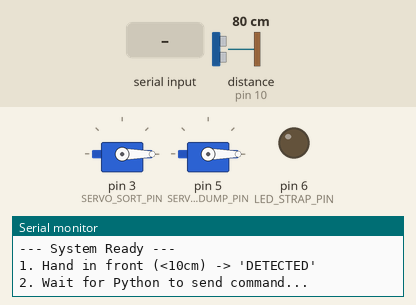
Recording of a sketch running on a simulated Arduino Uno, built with avr-gcc and run on an emulated ATmega328P. Parts: 2 × servo, output pins drawn as LEDs (lit = HIGH), the last lines printed to the serial monitor. Wiring (inferred from the names in the program): ultrasonic range finder: trigger pin 9; echo pin 10. The test bench sets the inputs (shaded band); at power-on: distance to the obstacle (sensor on pin 10) 80 cm. The echo pulse lasts 58.3 µs per cm; pins used as bus, display or sensor lines are not drawn.

Above: at 1.7 s.
1.8 s: "PLASTIC\n" received over Serial
At 2.4 s:
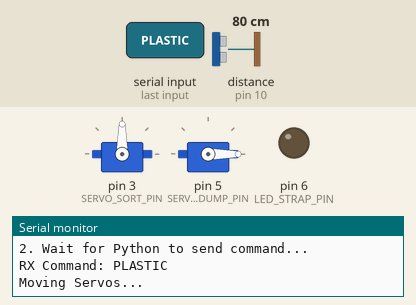
4.8 s: distance to the obstacle (sensor on pin 10) set to 12 cm
6.3 s: distance to the obstacle (sensor on pin 10) set to 9 cm
At 7.5 s:
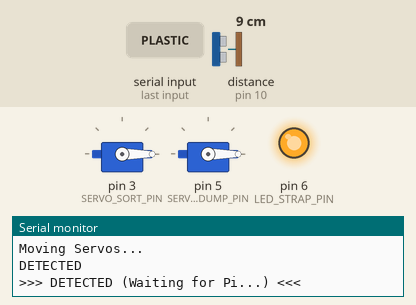
7.8 s: "PAPER\n" received over Serial
At 9.5 s:
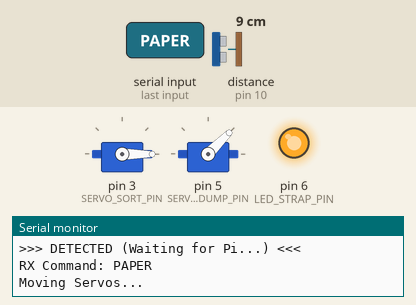
10.8 s: "GLASS\n" received over Serial
At 12.3 s:
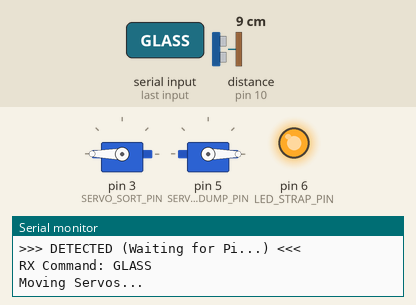
13.8 s: "PLASTIC\n" received over Serial
At 16.9 s:
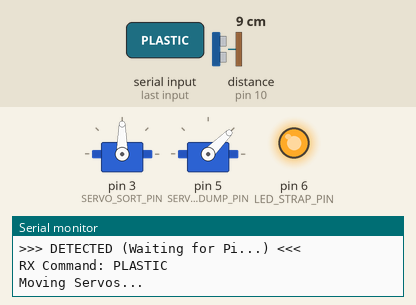
Timing chart, 0 to 17.8 s (numbered marks = the images above; inputs shaded):
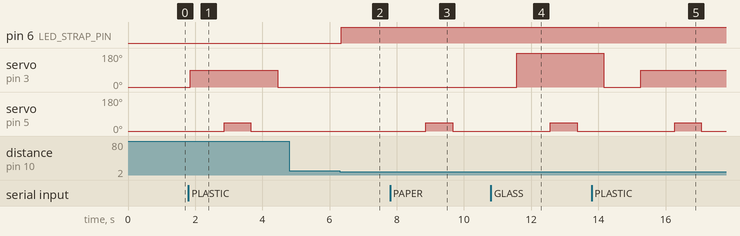

Measured:
- the behaviour switches between 11 and 10 cm on distance to the obstacle (sensor on pin 10) (found by bisection; images 1 and 2)
- after the input at 1.8 s, servo on pin 3 (SERVO_SORT_PIN): 0° → 90° after 0.06 s, → 0° 2.6 s later; servo on pin 5 (SERVO_DUMP_PIN): 0° → 45° after 1.1 s, → 0° 0.80 s later
- after the input at 4.8 s, every drawn part: stays the same
- after the input at 6.3 s, pin 6 (LED_STRAP_PIN): LOW → HIGH at once
- after the input at 7.8 s, servo on pin 5 (SERVO_DUMP_PIN): 0° → 45° after 1.1 s, → 0° 0.80 s later
- after the input at 10.8 s, servo on pin 3 (SERVO_SORT_PIN): 0° → 180° after 0.77 s; servo on pin 5 (SERVO_DUMP_PIN): 0° → 45° after 1.8 s, → 0° 0.80 s later
- after the input at 13.8 s, servo on pin 5 (SERVO_DUMP_PIN): 0° → 45° after 2.5 s, → 0° 0.80 s later

The sketch:

arduino_sensor.ino
```cpp
#include <Servo.h>

// WasteMaster Arduino (Integrated Version)
// Merges User's Sensor Logic + Servo Sorting

// PINS
#define TRIG_PIN 9
#define ECHO_PIN 10
#define SERVO_SORT_PIN 3
#define SERVO_DUMP_PIN 5
#define LED_STRAP_PIN 6  // New 12V LED Control Pin

#define THRESHOLD_CM 10   // Restored to 10cm as per user reference

// SERVO ANGLES
// Calibrate these for your specific chamber locations!
int POS_PAPER = 0;
int POS_PLASTIC = 90;
int POS_GLASS = 180;
int POS_METAL = 270;

int DUMP_REST = 0;
int DUMP_ACTIVE = 45;

Servo sortServo;
Servo dumpServo;

// DEBUG MODE: Set to false after testing
bool DEBUG_MODE = true;

bool objectDetected = false;

void setup() {
  Serial.begin(9600);
  pinMode(TRIG_PIN, OUTPUT);
  pinMode(ECHO_PIN, INPUT);
  pinMode(LED_STRAP_PIN, OUTPUT);
  digitalWrite(LED_STRAP_PIN, LOW); // Keep off initially

  // Attach servos briefly to reset position
  sortServo.attach(SERVO_SORT_PIN);
  dumpServo.attach(SERVO_DUMP_PIN);
  sortServo.write(0);       // Reset / Default to 0
  dumpServo.write(DUMP_REST);
  delay(500);
  sortServo.detach();
  dumpServo.detach();

  if (DEBUG_MODE) {
    Serial.println("--- System Ready ---");
    Serial.println("1. Hand in front (<10cm) -> 'DETECTED'");
    Serial.println("2. Wait for Python to send command...");
  }
}

void loop() {
  // 1. Check for Incoming Commands (Sorting)
  // This must be checked continuously so we don't miss the Pi's reply
  if (Serial.available() > 0) {
    String command = Serial.readStringUntil('\n');
    command.trim();

    if (command.length() > 0) {
      if (DEBUG_MODE) {
        Serial.print("RX Command: ");
        Serial.println(command);
      }
      performSorting(command);

      // After sorting, the object should be gone.
      // We assume clear to prevent immediate re-trigger if sensor is slow.
      objectDetected = false;
      digitalWrite(LED_STRAP_PIN, LOW);
    }
  }

  // 2. Measure Distance (User's Logic)
  long duration;
  int distance;

  digitalWrite(TRIG_PIN, LOW);
  delayMicroseconds(2);
  digitalWrite(TRIG_PIN, HIGH);
  delayMicroseconds(10);
  digitalWrite(TRIG_PIN, LOW);

  duration = pulseIn(ECHO_PIN, HIGH);
  distance = duration * 0.034 / 2;

  // Optional Debug of distance
  // if (DEBUG_MODE) { Serial.println(distance); }

  // 3. Sensor State Machine
  // Only trigger if we haven't already detected an object
  if (!objectDetected && distance > 0 && distance < THRESHOLD_CM) {
    // New Object!
    objectDetected = true;
    digitalWrite(LED_STRAP_PIN, HIGH); // Turn ON Light for Camera
    Serial.println("DETECTED");

    if (DEBUG_MODE) Serial.println(">>> DETECTED (Waiting for Pi...) <<<");

    // DO NOT use delay(2000) here, or you will block the Serial read!
    // The flag `objectDetected = true` prevents spamming.
    delay(500); // Short debounce
  }
  else if (objectDetected && distance > THRESHOLD_CM + 5) {
    // Input Logic: Object Removed Manually (or successfully dumped)
    // The +5 is a hysteresis buffer
    objectDetected = false;
    digitalWrite(LED_STRAP_PIN, LOW);  // Turn OFF Light
    if (DEBUG_MODE) Serial.println(">>> CLEARED <<<");
    delay(200);
  }

  delay(50); // Fast loop to stay responsive
}

void performSorting(String wasteType) {
  int targetAngle = -1;

  if (wasteType == "PAPER") targetAngle = POS_PAPER;
  else if (wasteType == "PLASTIC") targetAngle = POS_PLASTIC;
  else if (wasteType == "GLASS") targetAngle = POS_GLASS;
  else if (wasteType == "METAL") targetAngle = POS_METAL;

  if (targetAngle == -1) {
    if (DEBUG_MODE) Serial.println("Ignored: Unknown Category");
    return;
  }

  if (DEBUG_MODE) Serial.println("Moving Servos...");

  sortServo.attach(SERVO_SORT_PIN);
  dumpServo.attach(SERVO_DUMP_PIN);
  delay(50);

  // Align
  sortServo.write(targetAngle);
  delay(1000);

  // Dump
  dumpServo.write(DUMP_ACTIVE);
  delay(800);
  dumpServo.write(DUMP_REST);
  delay(800);

  sortServo.write(0);
  delay(500);
  sortServo.detach();
  dumpServo.detach();
}
```
